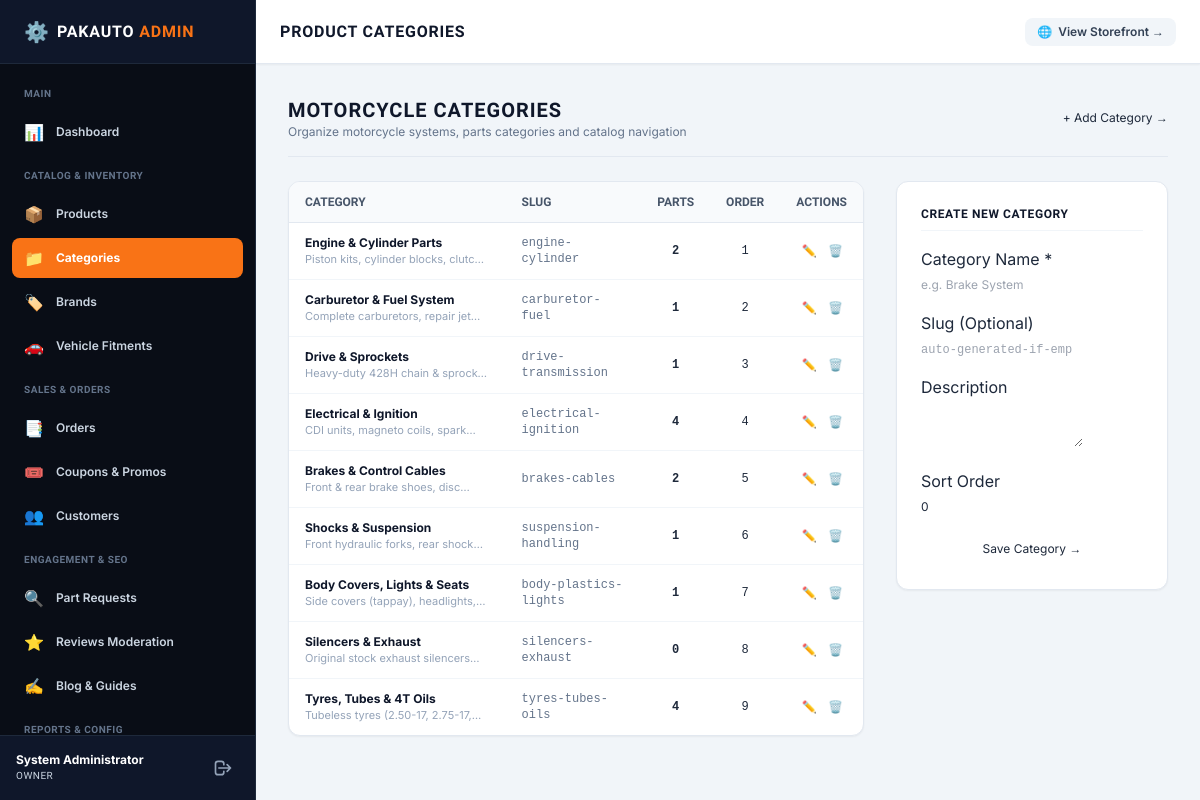
The app's page /admin/categories (signed in) with its own data.
### tables this page shows
CREATE TABLE `users` (
  `id` INT UNSIGNED AUTO_INCREMENT PRIMARY KEY,
  `name` VARCHAR(100) NOT NULL,
  `email` VARCHAR(150) NOT NULL UNIQUE,
  `password_hash` VARCHAR(255) NOT NULL,
  `role` ENUM('owner', 'manager', 'staff') NOT NULL DEFAULT 'staff',
  `failed_logins` TINYINT UNSIGNED NOT NULL DEFAULT 0,
  `lockout_until` DATETIME NULL,
  `created_at` DATETIME NOT NULL DEFAULT CURRENT_TIMESTAMP,
  `updated_at` DATETIME NOT NULL DEFAULT CURRENT_TIMESTAMP ON UPDATE CURRENT_TIMESTAMP,
  INDEX `idx_users_role` (`role`)
);

CREATE TABLE `categories` (
  `id` INT UNSIGNED AUTO_INCREMENT PRIMARY KEY,
  `name` VARCHAR(100) NOT NULL,
  `slug` VARCHAR(120) NOT NULL UNIQUE,
  `description` TEXT NULL,
  `image` VARCHAR(255) NULL,
  `parent_id` INT UNSIGNED NULL,
  `sort_order` SMALLINT NOT NULL DEFAULT 0,
  `is_active` TINYINT(1) NOT NULL DEFAULT 1,
  `created_at` DATETIME NOT NULL DEFAULT CURRENT_TIMESTAMP,
  INDEX `idx_cat_parent` (`parent_id`),
  INDEX `idx_cat_active_sort` (`is_active`, `sort_order`),
  CONSTRAINT `fk_cat_parent` FOREIGN KEY (`parent_id`) REFERENCES `categories` (`id`) ON DELETE SET NULL
);

### app/Views/admin/categories/index.php (the view, shortened to what the rows shown need)
<div class="space-y-6" x-data="{ editMode: false, currentCat: { id: 0, name: '', slug: '', description: '', sort_order: 0 } }">
  <div class="flex items-center justify-between pb-4 border-b border-slate-200">
    <div>
      <h2 class="text-xl font-bold uppercase font-condensed tracking-wider text-slate-900">Motorcycle Categories</h2>
    </div>
  </div>
  <div class="grid grid-cols-1 lg:grid-cols-12 gap-8 items-start">
    <div class="lg:col-span-8 bg-white rounded-xl border border-slate-200 shadow-sm overflow-hidden">
      <table class="w-full text-left text-xs">
        <thead class="bg-slate-50 text-slate-600 uppercase font-condensed font-bold border-b border-slate-200">
          <tr>
            <th class="py-3 px-4">Category</th>
            <th class="py-3 px-4">Slug</th>
            <th class="py-3 px-4 text-center">Parts</th>
            <th class="py-3 px-4 text-center">Order</th>
            <th class="py-3 px-4 text-right">Actions</th>
          </tr>
        </thead>
        <tbody class="divide-y divide-slate-100">
          <?php foreach ($categories as $cat): ?>
            <tr class="hover:bg-slate-50">
              <td class="py-3 px-4">
                <div class="font-bold text-slate-900"><?= e($cat['name']) ?></div>
                <div class="text-[11px] text-slate-400 line-clamp-1"><?= e($cat['description']) ?></div>
              </td>
              <td class="py-3 px-4 font-mono text-slate-500"><?= e($cat['slug']) ?></td>
              <td class="py-3 px-4 text-center font-bold font-mono"><?= (int)$cat['product_count'] ?></td>
              <td class="py-3 px-4 text-center font-mono"><?= (int)$cat['sort_order'] ?></td>
              <td class="py-3 px-4 text-right whitespace-nowrap">
                <button type="button"
                        @click="editMode = true; currentCat = <?= htmlspecialchars(json_encode($cat), ENT_QUOTES, 'UTF-8') ?>"
                        class="p-1 text-slate-600 hover:text-brand-600 font-bold" title="Edit">
                  ✏️
                </button>
                <form action="/admin/categories/delete/<?= (int)$cat['id'] ?>" method="POST" onsubmit="return confirm('Delete this category?');" class="inline">
                  <button type="submit" class="p-1 text-slate-400 hover:text-rose-600" title="Delete">
                    🗑️
                  </button>
                </form>
              </td>
            </tr>
          <?php endforeach; ?>
        </tbody>
      </table>
    </div>
  </div>
</div>

### app/Views/partials/admin_sidebar.php (shortened to what the rows shown need)
<?php
  $user = \App\Core\Auth::user();
?>
<aside class="w-64 bg-chassis-950 text-slate-300 flex flex-col flex-shrink-0 border-r border-slate-800 min-h-screen">
  <div class="p-4 bg-slate-900 border-t border-slate-800 flex items-center justify-between text-xs">
    <div>
      <div class="font-bold text-white"><?= e($user['name'] ?? 'Admin') ?></div>
      <div class="text-[10px] text-brand-400 uppercase font-condensed tracking-wider"><?= e($user['role'] ?? 'Staff') ?></div>
    </div>
  </div>
</aside>

### records on screen
users: name "System Administrator", role "OWNER"
categories: name "Engine & Cylinder Parts", description "Piston kits, cylinder blocks,…", slug "engine-cylinder", product_count "2", sort_order "1"
categories: name "Carburetor & Fuel System", description "Complete carburetors, repair…", slug "carburetor-fuel", product_count "1", sort_order "2"
categories: name "Drive & Sprockets", description "Heavy-duty 428H chain &…", slug "drive-transmission", product_count "1", sort_order "3"
categories: name "Electrical & Ignition", description "CDI units, magneto coils,…", slug "electrical-ignition", product_count "4", sort_order "4"
categories: name "Brakes & Control Cables", description "Front & rear brake shoes,…", slug "brakes-cables", product_count "2", sort_order "5"
categories: name "Shocks & Suspension", description "Front hydraulic forks, rear…", slug "suspension-handling", product_count "1", sort_order "6"
categories: name "Body Covers, Lights & Seats", description "Side covers (tappay),…", slug "body-plastics-lights", product_count "1", sort_order "7"
categories: name "Silencers & Exhaust", description "Original stock exhaust…", slug "silencers-exhaust", product_count "0", sort_order "8"
categories: name "Tyres, Tubes & 4T Oils", description "Tubeless tyres (2.50-17,…", slug "tyres-tubes-oils", product_count "4", sort_order "9"

### other values on screen
$page_title "PRODUCT CATEGORIES"
